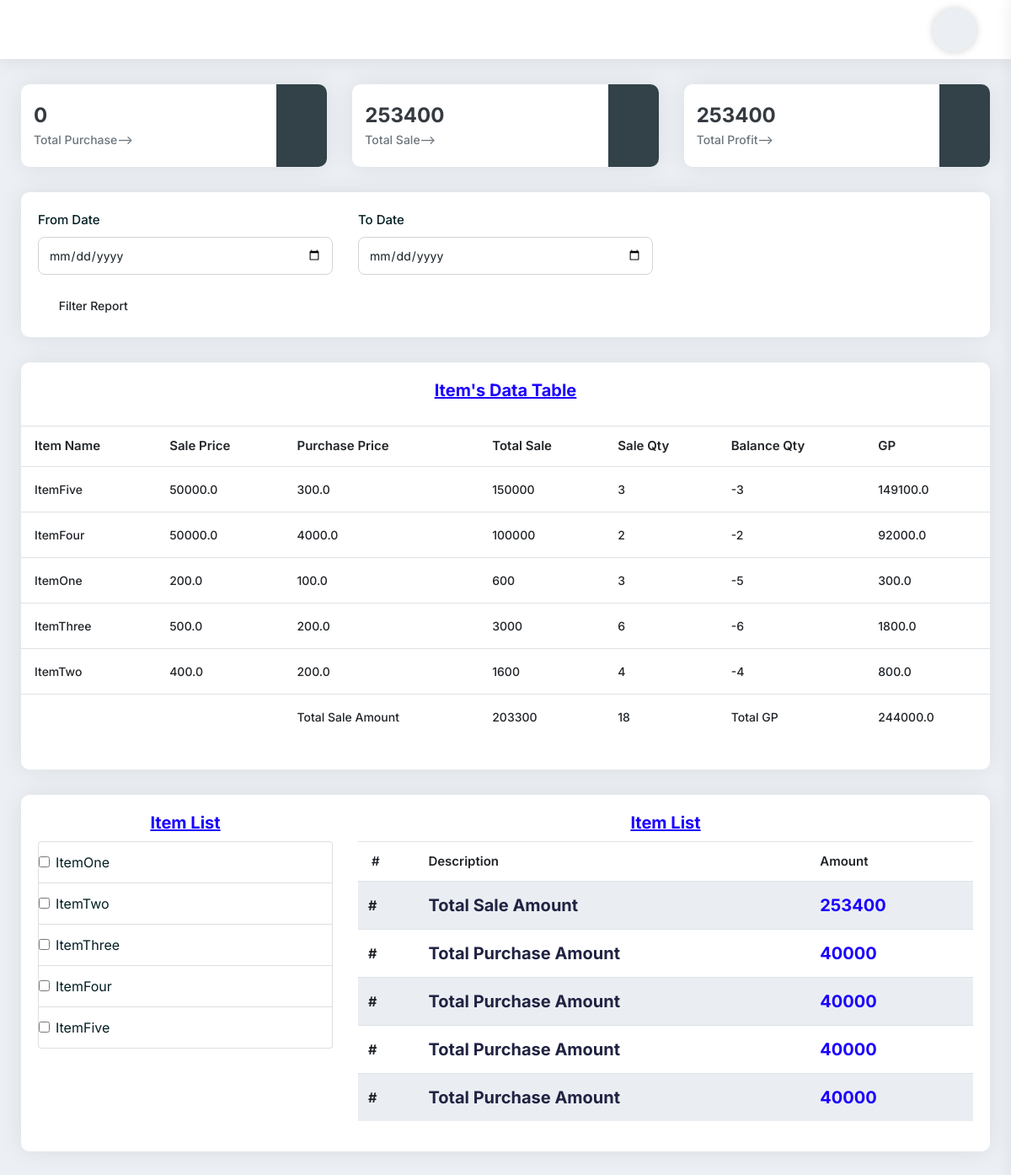
The page /dashboard/ (signed in) on the database its author committed.
### myapp/models.py (models this page shows, shortened)
class Items(models.Model):
    item_name = models.CharField(max_length=225)
    category = models.CharField(max_length=225)
    pruchase_price = models.FloatField(default=0.00)
    sell_price = models.FloatField(default=0.00)
    wholesale_price = models.FloatField(default=0.00)
    balance_qty = models.IntegerField(default=0)
    barcode_id = models.CharField(max_length=225,blank=True, null=True)
    photo = models.ImageField(upload_to='', blank=True, null=True)
    product_img = models.ImageField(upload_to='website/', blank=True)

### myapp/views.py (the view, shortened to what this page needs)
# urls.py: path('dashboard/', DashboardView.as_view(), name='DashboardView'),
class DashboardView(UserRequiredMixin,View):
    def get(self,request):
        today = datetime.date.today()
        first_date = today.replace(day=1)
        expense_type = 'Expense'
        exp_total = ExpenseReport.objects.filter(expense_date__range=[first_date, today],expense_type=expense_type).aggregate(Sum('amount'))['amount__sum']
        purchase_total = PurchaseList.objects.filter(created_date__range=[first_date, today]).aggregate(Sum('total_purchase_price'))['total_purchase_price__sum']
        purchasedata = PurchaseList.objects.all()
        c_product = CartProduct.objects.values('product__item_name','product__sell_price','product__balance_qty','product__pruchase_price').annotate(sum=Sum('subtotal'),quantity=Sum('quantity'),pur=(F('product__sell_price')-F('product__pruchase_price'))*F('quantity')).filter(created_at__range=[first_date, today])
        sale_total = Order.objects.filter(created_at__range=[first_date, today]).aggregate(Sum('all_total'))['all_total__sum']
        if sale_total == None:
            sale_total = 0
        if purchase_total == None:
            purchase_total = 0
        profit_b = sale_total - purchase_total
        gp_total = c_product.aggregate(gp=Sum((F('product__sell_price')-F('product__pruchase_price'))*F('quantity')))
        total_sale_amt = c_product.aggregate(Sum('subtotal'))['subtotal__sum']
        total_sale_qty = c_product.aggregate(Sum('quantity'))['quantity__sum']
        odr = Order.objects.all()
        itm = Items.objects.all()
        context = {'c_product':c_product,
                   'sale_total':sale_total,
                   'purchase_total':purchase_total,
                   'exp_total':exp_total,
                   'profit_b':profit_b,
                   'purchasedata':purchasedata,
                   'gp_total':gp_total,
                   'total_sale_amt':total_sale_amt,
                   'total_sale_qty':total_sale_qty,
                   'odr':odr,'itm':itm,
                   }
        return render(request, 'dashboard.html', context)

### myapp/views.py (called while the page is built)
    def dispatch(self, request, *args, **kwargs):
        if request.user.is_authenticated:
            pass
        else:
            return redirect('myapp:UserLoginView')
        return super().dispatch(request, *args, **kwargs)

### templates/dashboard.html (shortened to what this page needs)
{% extends 'base.html' %}
{% block content %}
<div class="row pb-10">
    <div class="col-xl-4 col-lg-4 col-md-6 mb-20">
        <div class="card-box height-100-p widget-style3">
            <div class="d-flex flex-wrap">
                <div class="widget-data">
                    <div class="weight-700 font-24 text-dark">{{purchase_total}}</div>
                    <div class="font-14 text-secondary weight-500">
                        Total Purchase-->
                    </div>
                </div>
                <div class="widget-icon">
                    <div class="icon" data-color="#00eccf">
                        <i class="icon-copy dw dw-factory"></i>
                    </div>
                </div>
            </div>
        </div>
    </div>
    <div class="col-xl-4 col-lg-4 col-md-6 mb-20">
        <div class="card-box height-100-p widget-style3">
            <div class="d-flex flex-wrap">
                <div class="widget-data">
                    <div class="weight-700 font-24 text-dark">{{sale_total}}</div>
                    <div class="font-14 text-secondary weight-500">
                        Total Sale-->
                    </div>
                </div>
                <div class="widget-icon">
                    <div class="icon" data-color="#ff5b5b">
                        <i class="icon-copy dw dw-shopping-cart1"></i>
                    </div>
                </div>
            </div>
        </div>
    </div>
    <div class="col-xl-4 col-lg-4 col-md-6 mb-20">
        <div class="card-box height-100-p widget-style3">
            <div class="d-flex flex-wrap">
                <div class="widget-data">
                    <div class="weight-700 font-24 text-dark">{{profit_b}}</div>
                    <div class="font-14 text-secondary weight-500">Total Profit--></div>
                </div>
                <div class="widget-icon">
                    <div class="icon" data-color="#09cc06">
                        <i class="icon-copy dw dw-wallet-1"></i>
                    </div>
                </div>
            </div>
        </div>
    </div>
</div>
<div class="pd-20 card-box mb-30">
    <form action="{% url 'myapp:DashboardView' %}" method="post">{% csrf_token %}
        <div class="row">
            <div class="col-md-4 col-sm-12">
                <div class="form-group">
                    <label data-color="red">From Date</label>
                    <input type="date" name="fromdate" class="form-control">
                </div>
            </div>
            <div class="col-md-4 col-sm-12">
                <div class="form-group">
                    <label data-color="red">To Date</label>
                    <input type="date" name="todate" class="form-control">
                </div>
            </div>
        </div>
        <button
                type="submit"
                class="btn btn-sm"
                data-bgcolor="#00b489"
                data-color="#ffffff"
        >
            <i class="icon-copy dw dw-filter-1"></i>Filter Report
        </button>
    </form>
</div>
<div class="card-box mb-30">
						<div class="pd-20">
							<h4 class="text-blue h4 text-center"><u>Item's Data Table</u></h4>
						</div>
						<div class="pb-20">
							<table class="data-table table stripe hover nowrap">
								<thead>
									<tr>
										<th class="table-plus datatable-nosort">Item Name</th>
                                        <th>Sale Price</th>
                                        <th>Purchase Price</th>
										<th>Total Sale</th>
										<th>Sale Qty</th>
										<th>Balance Qty</th>
                                        <th>GP</th>
									</tr>
								</thead>
								<tbody>
                                {% for i in c_product %}
									<tr>
										<td class="table-plus">{{i.product__item_name}}</td>
                                        <td>{{i.product__sell_price}}</td>
                                        <td>{{i.product__pruchase_price}}</td>
										<td>{{i.sum}}</td>
                                        <td>{{i.quantity}}</td>
										<td>{{i.product__balance_qty}}</td>
                                        <td>{{i.pur}}</td>
									</tr>
                                {% endfor %}
								</tbody>
                                <tfoot>
                                <tr>
                                    <td></td>
                                    <td></td>
                                    <td>Total Sale Amount</td>
                                    <td>{{total_sale_amt}}</td>
                                    <td>{{total_sale_qty}}</td>
                                    <td>Total GP</td>
                                    <td>{{gp_total.gp}}</td>
                                </tr>
                                </tfoot>
							</table>
						</div>
					</div>
<div class="pd-20 card-box mb-30">
    <div class="row">
        <div class="col-lg-4 col-md-4">
            <h4 class="text-blue h4 text-center"><u>Item List</u></h4>
            <div class="list-group list-group-light">
                  {% for i in itm %}
                  <li class="list-group-item">
                    <input class="form-check-input" type="checkbox" value="" id="{{i.id}}" />
                    <label class="form-check-label" for="{{i.id}}">{{i.item_name}}</label>
                  </li>
                  {% endfor %}
              </div>
        </div>
        <div class="col-md-8">
            <h4 class="text-blue h4 text-center"><u>Item List</u></h4>
            <table class="table table-striped">
                <thead>
                  <tr>
                    <th scope="col">#</th>
                    <th scope="col">Description</th>
                    <th scope="col">Amount</th>
                  </tr>
                </thead>
                <tbody>
                  <tr>
                    <th scope="row">#</th>
                    <td><span><h5>Total Sale Amount</h5></span></td>
                    <td><span><h5 class="text-blue">{{sale_total}}</h5></span></td>
                  </tr>
                  <tr>
                    <th scope="row">#</th>
                    <td><span><h5>Total Purchase Amount</h5></span></td>
                    <td><span><h5 class="text-blue">40000</h5></span></td>
                  </tr>
                  <tr>
                    <th scope="row">#</th>
                    <td><span><h5>Total Purchase Amount</h5></span></td>
                    <td><span><h5 class="text-blue">40000</h5></span></td>
                  </tr>
                  <tr>
                    <th scope="row">#</th>
                    <td><span><h5>Total Purchase Amount</h5></span></td>
                    <td><span><h5 class="text-blue">40000</h5></span></td>
                  </tr>
                  <tr>
                    <th scope="row">#</th>
                    <td><span><h5>Total Purchase Amount</h5></span></td>
                    <td><span><h5 class="text-blue">40000</h5></span></td>
                  </tr>
                </tbody>
              </table>
        </div>
    </div>
</div>
{% endblock content %}

### templates/dashboard.html (style rules this page uses)
.list-group { max-height: 300px; margin-bottom: 10px; overflow:scroll; -webkit-overflow-scrolling: touch; }

### rows shown on the page
Items: product__item_name "ItemFive", product__sell_price "50000.0", product__pruchase_price "300.0", sum "150000", quantity "3", product__balance_qty "-3", pur "149100.0", item_name "ItemFive"
Items: product__item_name "ItemFour", product__sell_price "50000.0", product__pruchase_price "4000.0", sum "100000", quantity "2", product__balance_qty "-2", pur "92000.0", item_name "ItemFour"
Items: product__item_name "ItemOne", product__sell_price "200.0", product__pruchase_price "100.0", sum "600", quantity "3", product__balance_qty "-5", pur "300.0", item_name "ItemOne"
Items: product__item_name "ItemThree", product__sell_price "500.0", product__pruchase_price "200.0", sum "3000", quantity "6", product__balance_qty "-6", pur "1800.0", item_name "ItemThree"
Items: product__item_name "ItemTwo", product__sell_price "400.0", product__pruchase_price "200.0", sum "1600", quantity "4", product__balance_qty "-4", pur "800.0", item_name "ItemTwo"

### other values the page prints
{{ purchase_total }} "0"
{{ sale_total }} "253400"
{{ profit_b }} "253400"
{{ total_sale_amt }} "203300"
{{ total_sale_qty }} "18"
{{ gp_total.gp }} "244000.0"
